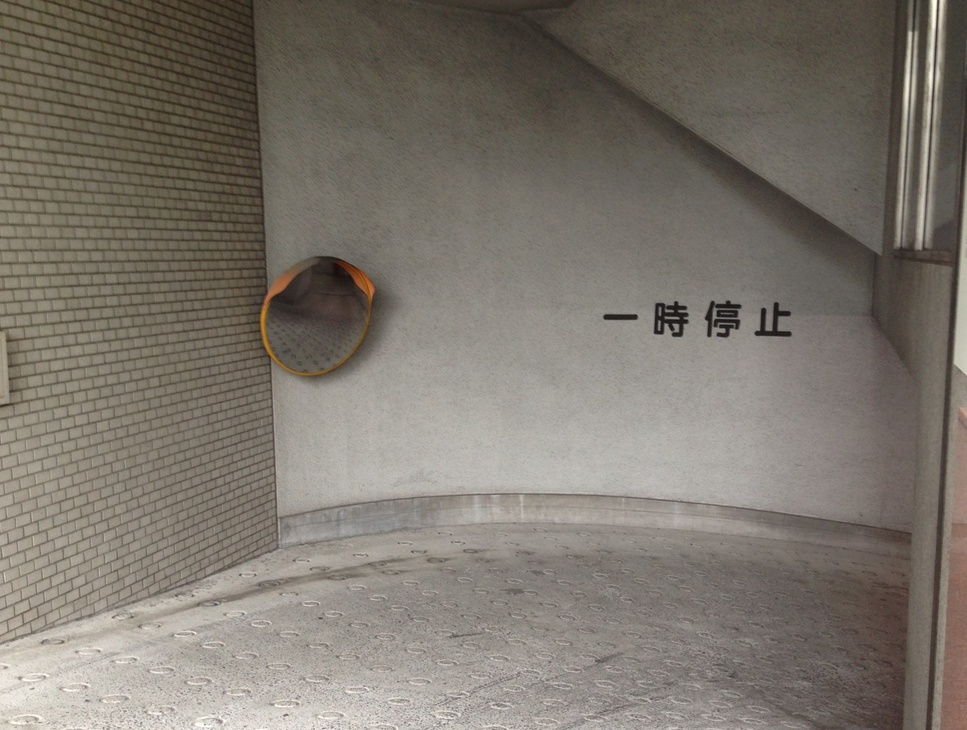
%> input picture demo_files/I5_03_1_ocr/IMG_2537_stop.JPG, 967 x 730 px, shrunk from 1447 x 1092 before the run
$ octave I5_03_1_myOCR_stop.m   (GNU Octave 9; MATLAB toolbox functions it lacks are replaced by stand-ins)
%> lines starting %> are read from the running program, lines starting %| are printed output that depends on the picture; in (x1, y1, x2, y2) boxes, pixels count from 0 and x2, y2 are one past the last pixel; in counts of white or black regions, pixels touching at a corner belong together; the program's own positions count from 1
clear;clc;close all;imtool close all

%% 画像の読込み
I = imread('I5_03_1_ocr\IMG_2537_stop.JPG');
%> I is the input picture: size 730x967x3 uint8; mean R, G, B 124.4, 118, 108.9
figure;imshow(I);

%% グレースケール画像へ変換
G = rgb2gray(I);
figure;imshow(G);

%% モルフォロジー処理で、字の部分のみを残す
G2 = imbothat(G, ones(13));   imshow(G2); %黒い文字を残す：Close - 原画
%> after `G2 = imbothat(G, ones(13))`:
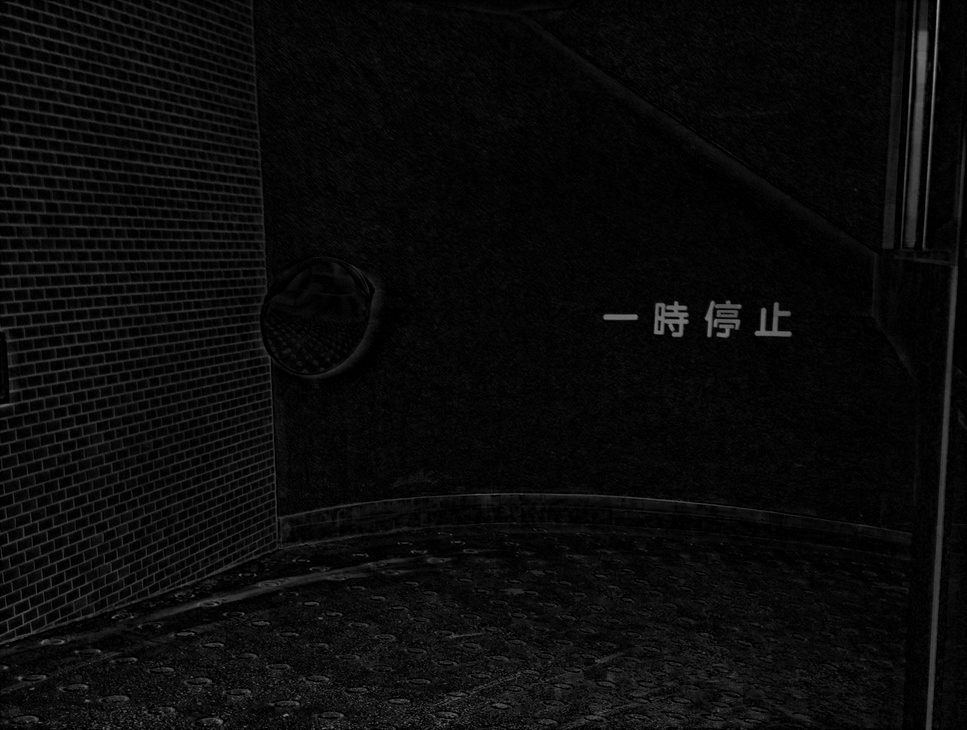
%> G2: size 730x967 uint8; min 0, max 162, mean 10.6
G3 = imbinarize(G2,graythresh(G2));imshow(G3); %二値化
%> after `G3 = imbinarize(G2,graythresh(G2))`:
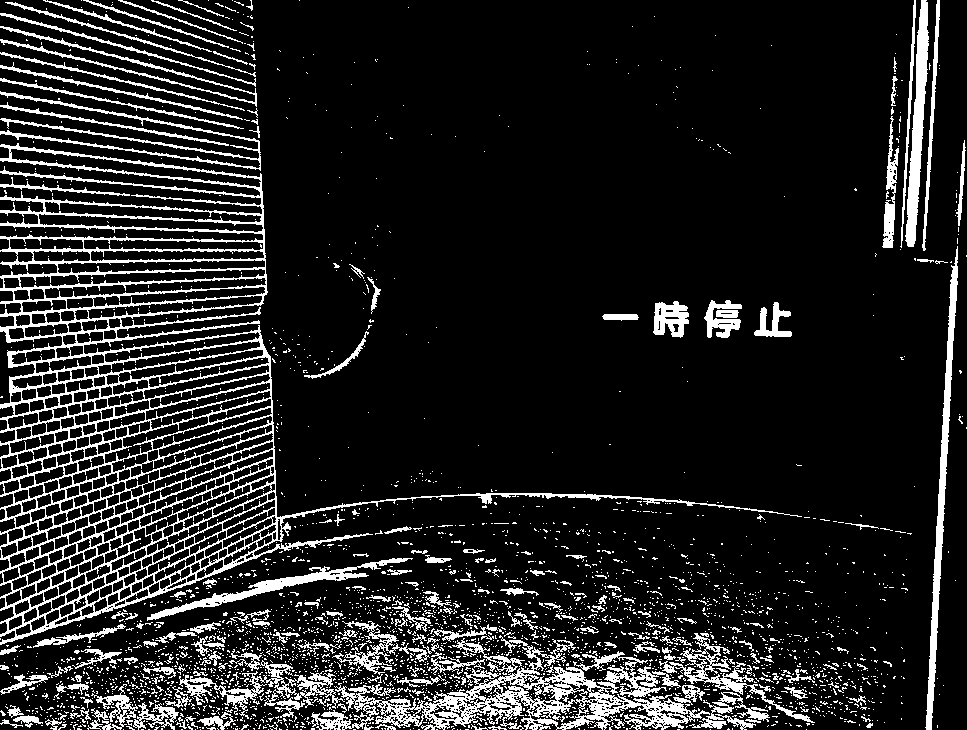
%> G3: size 730x967 logical; 13.4% white; 3007 white regions (2801 under 20 px), largest, box (x1, y1, x2, y2) and area: (0, 143, 802, 645) 34382, (311, 635, 710, 730) 9500, (925, 246, 958, 730) 3092
G4 = imopen(G3, ones(5));     imshow(G4); %細い線を除去
%> after `G4 = imopen(G3, ones(5))`:
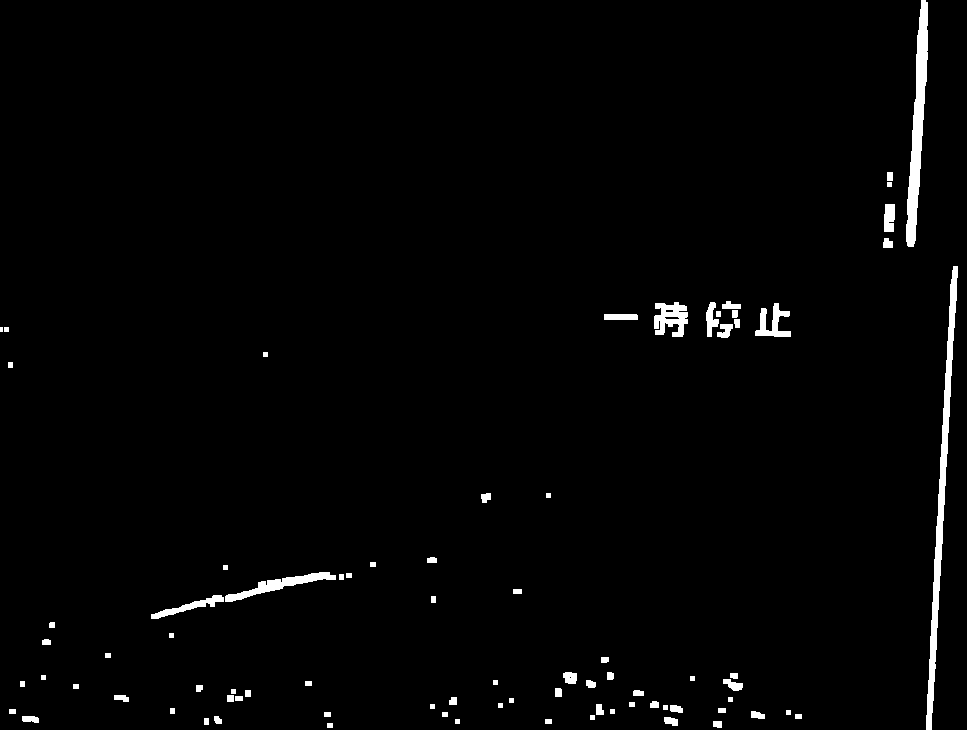
%> G4: size 730x967 logical; 1.8% white; 82 white regions (1 under 20 px), largest, box (x1, y1, x2, y2) and area: (926, 266, 958, 730) 2976, (906, 0, 928, 247) 2474, (225, 572, 336, 602) 916
G5 = bwareaopen(G4,200);                  %小さいごみを除去
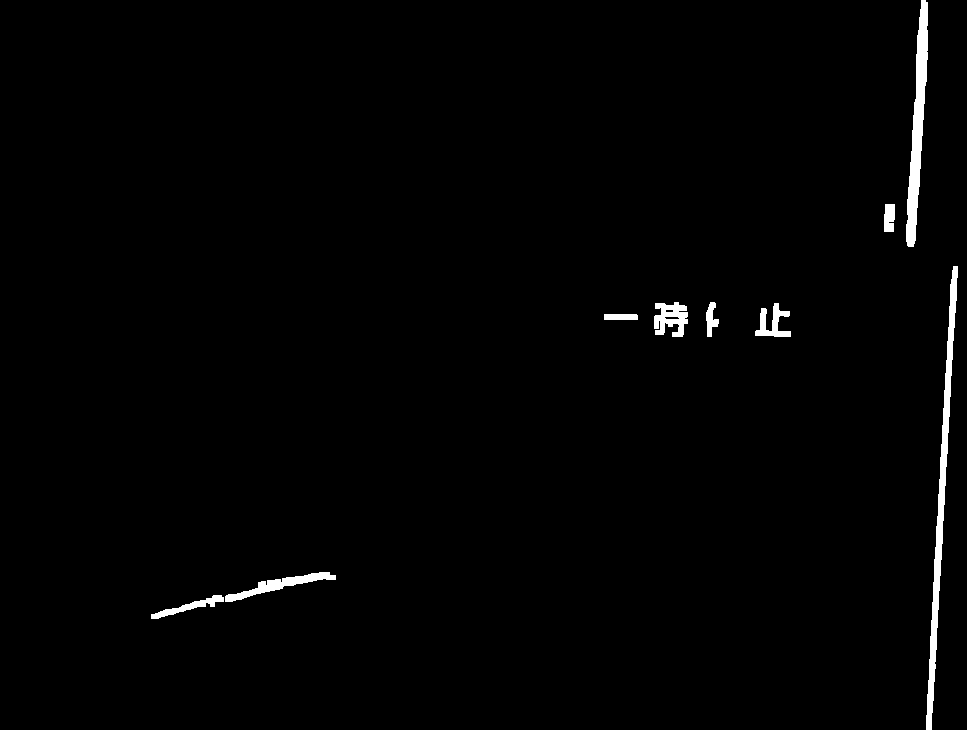
%> G5: size 730x967 logical; 1.3% white; 9 white regions, largest, box (x1, y1, x2, y2) and area: (926, 266, 958, 730) 2976, (906, 0, 928, 247) 2474, (225, 572, 336, 602) 916
imshow(G5);

%% 文字認識
%> (the run ends here)

$ run again, with demo_files/I5_03_1_ocr/IMG_2521_sign40.JPG copied over demo_files/I5_03_1_ocr/IMG_2537_stop.JPG
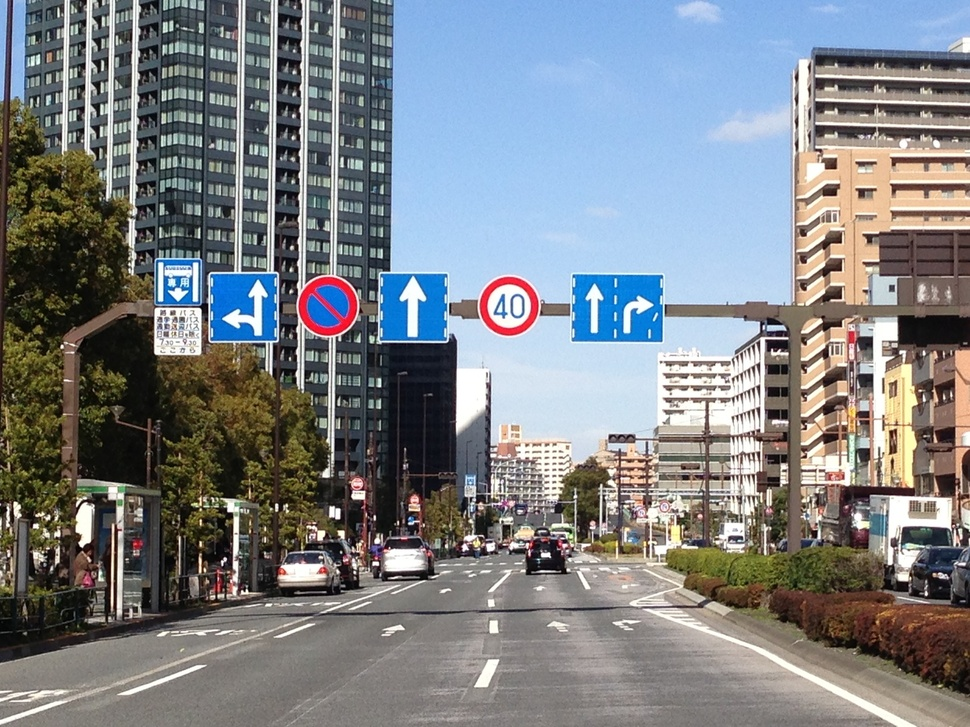
%> input picture demo_files/I5_03_1_ocr/IMG_2521_sign40.JPG, 970 x 727 px, shrunk from 1632 x 1224 before the run
%> I is the input picture: size 727x970x3 uint8; mean R, G, B 125, 129, 132.8
%> `G3 = imbinarize(G2,graythresh(G2))`:
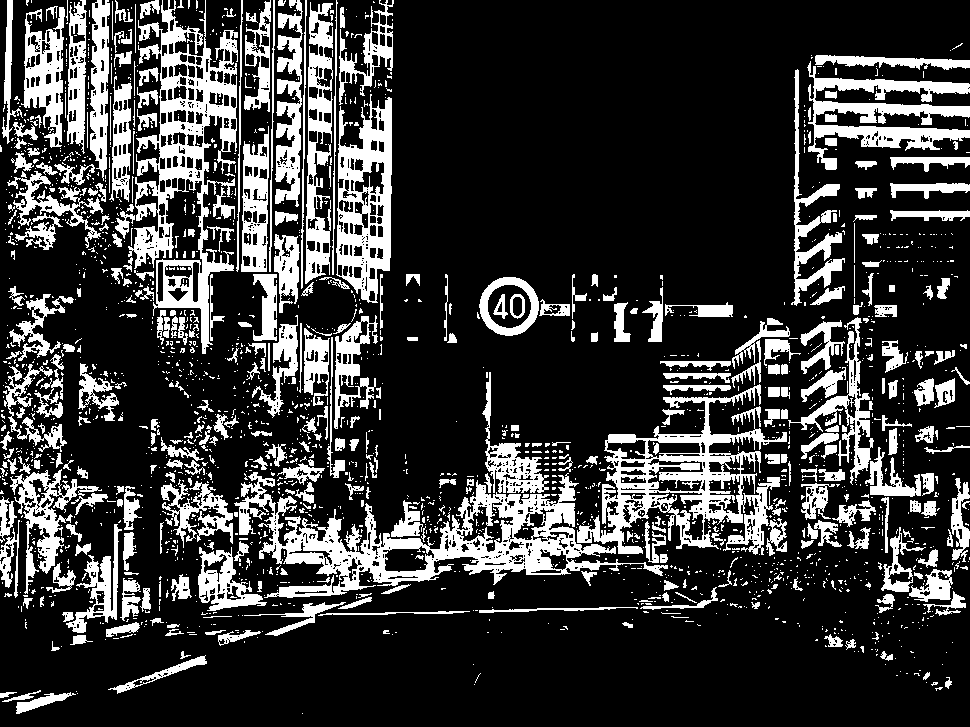
%> G3: size 727x970 logical; 22.1% white; 2169 white regions (1780 under 20 px), largest, box (x1, y1, x2, y2) and area: (234, 472, 668, 598) 15148, (128, 0, 238, 354) 12213, (577, 384, 787, 555) 10991
%> G4: size 727x970 logical; 12.1% white; 564 white regions (1 under 20 px), largest, box (x1, y1, x2, y2) and area: (337, 100, 392, 271) 3440, (24, 32, 63, 123) 1683, (813, 101, 970, 123) 1642
%> `G5 = bwareaopen(G4,200);`:
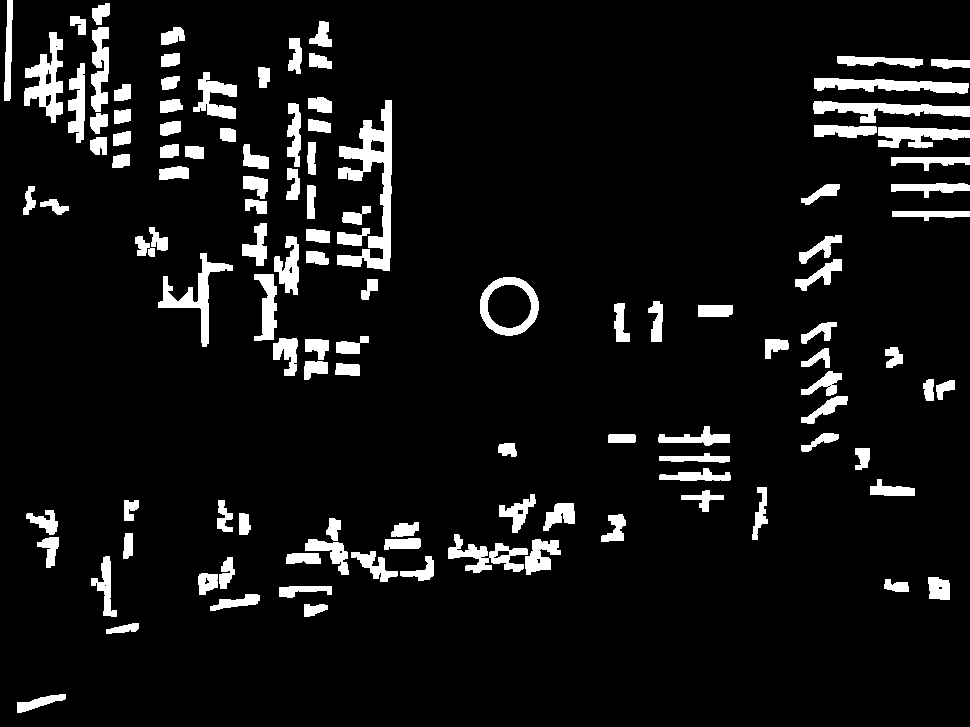
%> G5: size 727x970 logical; 7.8% white; 116 white regions, largest, box (x1, y1, x2, y2) and area: (337, 100, 392, 271) 3440, (24, 32, 63, 123) 1683, (813, 101, 970, 123) 1642
